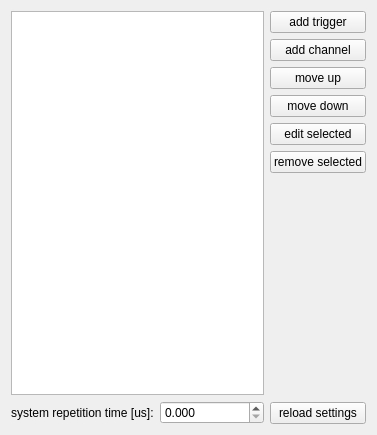
<?xml version="1.0" encoding="UTF-8"?>
<ui version="4.0">
 <class>PpgPeriodicWidg</class>
 <widget class="QWidget" name="PpgPeriodicWidg">
  <property name="geometry">
   <rect>
    <x>0</x>
    <y>0</y>
    <width>377</width>
    <height>435</height>
   </rect>
  </property>
  <property name="windowTitle">
   <string>Form</string>
  </property>
  <property name="locale">
   <locale language="English" country="UnitedStates"/>
  </property>
  <layout class="QHBoxLayout" name="horizontalLayout">
   <item>
    <layout class="QVBoxLayout" name="verticalLayout">
     <item>
      <widget class="QListWidget" name="listWidget_periodic_pattern"/>
     </item>
     <item>
      <layout class="QFormLayout" name="formLayout">
       <item row="0" column="1">
        <widget class="QDoubleSpinBox" name="doubleSpinBox_sys_rep_rate">
         <property name="decimals">
          <number>3</number>
         </property>
         <property name="maximum">
          <double>10000000.000000000000000</double>
         </property>
        </widget>
       </item>
       <item row="0" column="0">
        <widget class="QLabel" name="label">
         <property name="text">
          <string>system repetition time [us]:</string>
         </property>
        </widget>
       </item>
      </layout>
     </item>
    </layout>
   </item>
   <item>
    <layout class="QVBoxLayout" name="verticalLayout_4">
     <item>
      <widget class="QPushButton" name="pushButton_add_trig">
       <property name="text">
        <string>add trigger</string>
       </property>
      </widget>
     </item>
     <item>
      <widget class="QPushButton" name="pushButton_add_ch">
       <property name="text">
        <string>add channel</string>
       </property>
      </widget>
     </item>
     <item>
      <widget class="QPushButton" name="pushButton_move_up">
       <property name="text">
        <string>move up</string>
       </property>
      </widget>
     </item>
     <item>
      <widget class="QPushButton" name="pushButton_move_down">
       <property name="text">
        <string>move down</string>
       </property>
      </widget>
     </item>
     <item>
      <widget class="QPushButton" name="pushButton_edit_selected">
       <property name="text">
        <string>edit selected</string>
       </property>
      </widget>
     </item>
     <item>
      <widget class="QPushButton" name="pushButton_remove_selected_periodic">
       <property name="text">
        <string>remove selected</string>
       </property>
      </widget>
     </item>
     <item>
      <spacer name="verticalSpacer_2">
       <property name="orientation">
        <enum>Qt::Vertical</enum>
       </property>
       <property name="sizeHint" stdset="0">
        <size>
         <width>20</width>
         <height>40</height>
        </size>
       </property>
      </spacer>
     </item>
     <item>
      <widget class="QPushButton" name="pushButton_reload_settings">
       <property name="text">
        <string>reload settings</string>
       </property>
      </widget>
     </item>
    </layout>
   </item>
  </layout>
 </widget>
 <resources/>
 <connections/>
</ui>
